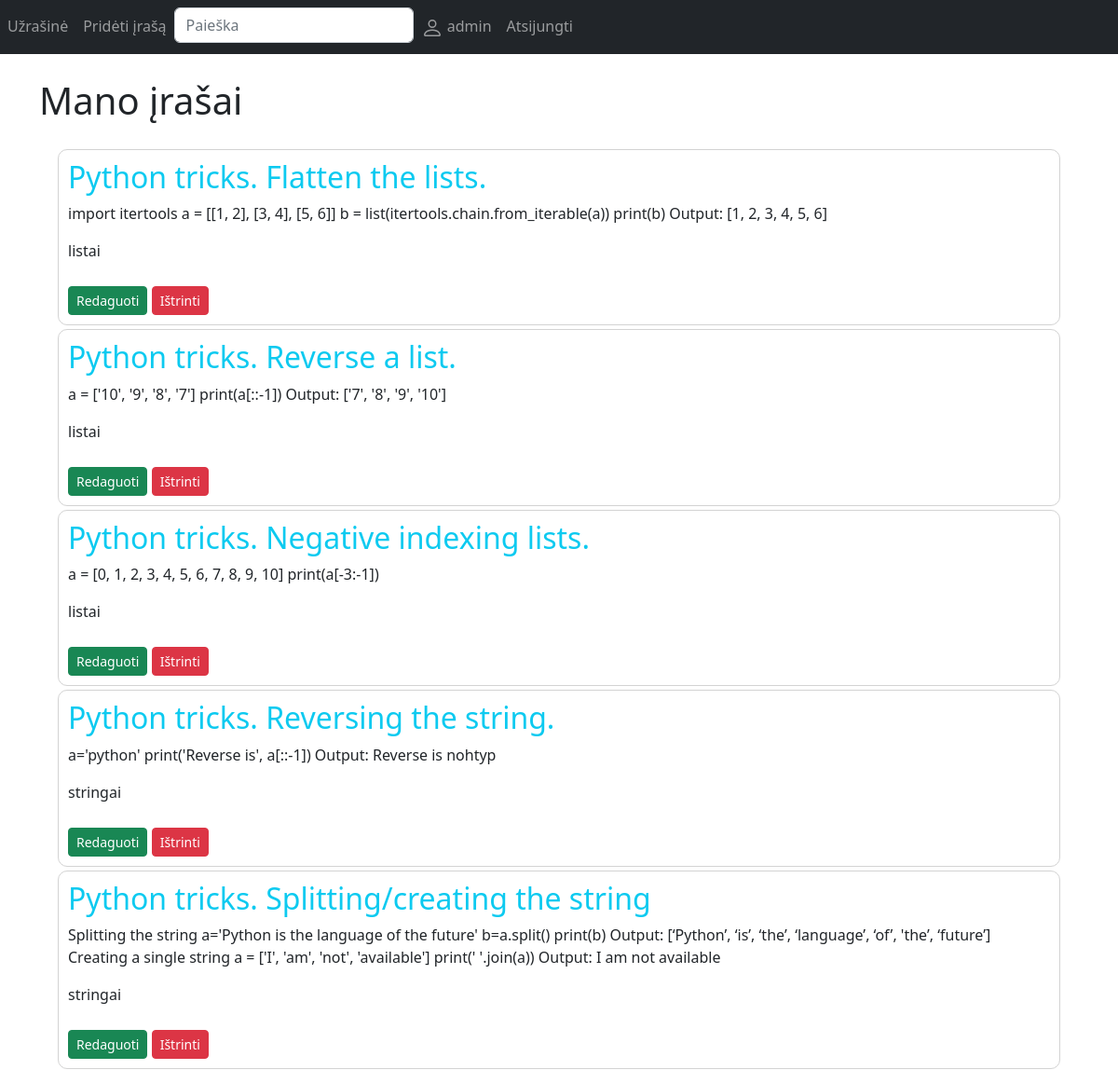
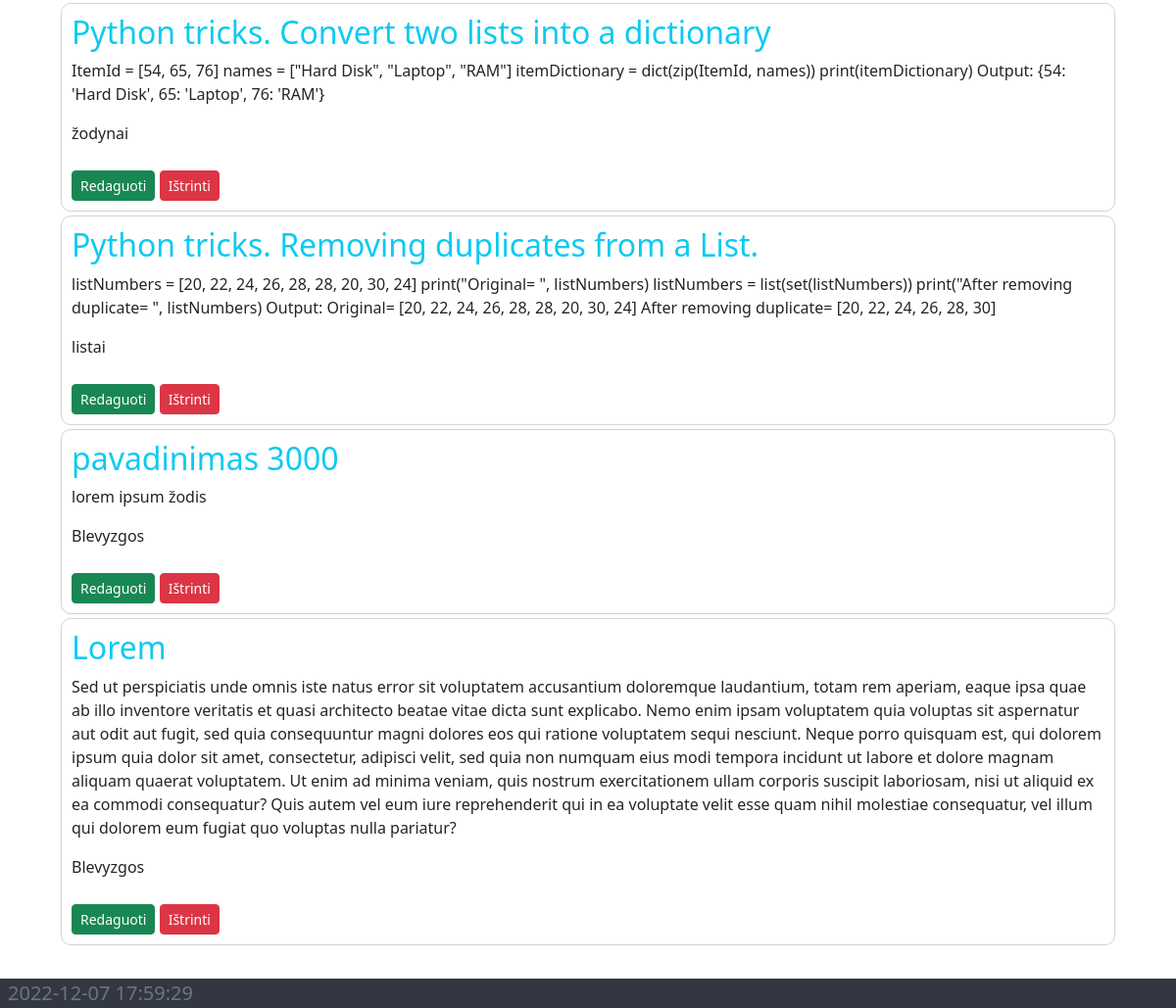
The page /main/ (signed in) on the database its author committed (2 pictures, top to bottom).
### notes/models.py (models this page shows, shortened)
class Irasas(models.Model):
    pavadinimas = models.CharField(max_length=70, null=False)
    tekstas = models.TextField(null=False)
    kategorija = models.CharField(max_length=40, null=False)
    vartotojas = models.ForeignKey(User, on_delete=models.CASCADE)
    sukurta = models.DateTimeField(auto_now_add=True)
    atnaujinta = models.DateTimeField(auto_now=True)
    class Meta:
        verbose_name = 'Įrašas'
        verbose_name_plural = 'Įrašai'

### notes/views.py (the view, shortened to what this page needs)
# urls.py: path('main/', views.main, name='main'),
@login_required
def main(request):
    irasai = Irasas.objects.all()
    form = IrasoKurimoForma()
    context = {
        'irasai': irasai,
        'form': form
    }
    return render(request, 'notes/main.html', context)

### notes/forms.py
class IrasoKurimoForma(forms.ModelForm):
    class Meta:
        model = Irasas
        fields = ['pavadinimas', 'tekstas', 'kategorija']

### notes/templates/notes/main.html (shortened to what this page needs)
{% extends 'base.html' %}
{% load crispy_forms_tags %}
{% block content %}
<div class="container">
    <br>
    <h1>Mano įrašai</h1>
    <div class="notes">
        {% for irasas in irasai %}
        <div class="note">
            <h2 class="text-info fw-light">{{ irasas.pavadinimas }}</h2>
            <p class="fw-light">{{ irasas.tekstas }}</p>
            <p class="fw-light">{{ irasas.kategorija }}</p>
            <div class="options">
                <a href="/update/{{ irasas.id }}/" class="btn btn-success btn-sm">Redaguoti</a>
                <a href="/delete/{{ irasas.id }}/" class="btn btn-danger btn-sm">Ištrinti</a>
            </div>
        </div>
        {% endfor %}
    </div>
</div>
{% endblock %}

### templates/base.html (shortened to what this page needs)
{% load static %}
<!DOCTYPE html>
<html lang="en">
<head>
    <link rel="stylesheet" href="https://cdn.jsdelivr.net/npm/bootstrap@5.2.3/dist/css/bootstrap.min.css">
    <link rel="stylesheet" href="{% static 'css/style.css' %}">
</head>
<body id="bg" style="">
    <header class="fixed-header">
        <nav class="navbar navbar-expand navbar-dark bg-dark">
            <ul class="nav navbar-nav">
                {% if user.is_authenticated %}
                <li class="nav-item active">
                    <a class="nav-link" href="{% url 'main' %}">Užrašinė</span></a>
                </li>
                <li class="nav-item">
                    <a class="nav-link add" href="#">Pridėti įrašą</a>
                </li>
                <li>
                    <form class="d-flex" role="search" action="{% url 'search' %}" method="get">
                        <input class="form-control" name="query" type="search" placeholder="Paieška" aria-label="Search">
                    </form>
                </li>
                <li class="nav-item">
                    <a class="nav-link add" href="{% url 'profile' %}">
                        {{user.get_username}}
                    </a>
                </li>
                <li class="nav-item">
                    <a class="nav-link add" href="{% url 'logout' %}">Atsijungti</a>
                </li>
                {% endif %}
            </ul>
        </nav>
    </header>
    {% block content %}
    {% endblock %}
    <footer class="fixed-footer">
        <div class="lead text-muted py-0 ">
            <span id="time"></span>
        </div>
    </footer>
</body>
</html>

### notes/static/css/style.css (style rules this page uses)
.notes { padding: 20px; }
.note { border-radius: 10px; border: 1px solid lightgray; padding: 10px; margin-bottom: 4px; }
.btn { margin-top: 10px; }
body { padding-top: 60px; padding-bottom: 40px; }
.fixed-header, .fixed-footer { width: 100%; position: fixed; }
.fixed-header { top: 0; }
.fixed-footer { color: white; background: #333741; bottom: 0; }
#time { padding: 8px; }

### rows shown on the page
Irasas: pavadinimas "Python tricks. Flatten the lists.", tekstas "import itertools a = [[1, 2], [3, 4], [5, 6]] b = list(itertools.chain.from_iterable(a)) print(b) Output: [1, 2, 3, 4, 5, 6]", kategorija "listai"
Irasas: pavadinimas "Python tricks. Reverse a list.", tekstas "a = ['10', '9', '8', '7'] print(a[::-1]) Output: ['7', '8', '9', '10']", kategorija "listai"
Irasas: pavadinimas "Python tricks. Negative indexing lists.", tekstas "a = [0, 1, 2, 3, 4, 5, 6, 7, 8, 9, 10] print(a[-3:-1])", kategorija "listai"
Irasas: pavadinimas "Python tricks. Reversing the string.", tekstas "a='python' print('Reverse is', a[::-1]) Output: Reverse is nohtyp", kategorija "stringai"
Irasas: pavadinimas "Python tricks. Splitting/creating the string", tekstas "Splitting the string a='Python is the language of the future' b=a.split() print(b) Output: [‘Python’, ‘is’, ‘the’, ‘language’, ‘of’, 'the’, ‘future’] Creating a single string a = ['I', 'am', 'not', 'available'] print(' '.join(a)) Output: I am not available", kategorija "stringai"
Irasas: pavadinimas "Python tricks. Convert two lists into a dictionary", tekstas "ItemId = [54, 65, 76] names = [\"Hard Disk\", \"Laptop\", \"RAM\"] itemDictionary = dict(zip(ItemId, names)) print(itemDictionary) Output: {54: 'Hard Disk', 65: 'Laptop', 76: 'RAM'}", kategorija "žodynai"
Irasas: pavadinimas "Python tricks. Removing duplicates from a List.", tekstas "listNumbers = [20, 22, 24, 26, 28, 28, 20, 30, 24] print(\"Original= \", listNumbers) listNumbers = list(set(listNumbers)) print(\"After removing duplicate= \", listNumbers) Output: Original= [20, 22, 24, 26, 28, 28, 20, 30, 24] After removing duplicate= [20, 22, 24, 26, 28, 30]", kategorija "listai"
Irasas: pavadinimas "pavadinimas 3000", tekstas "lorem ipsum žodis", kategorija "Blevyzgos"
Irasas: pavadinimas "Lorem", tekstas "Sed ut perspiciatis unde omnis iste natus error sit voluptatem accusantium doloremque laudantium, totam rem aperiam, eaque ipsa quae ab illo inventore veritatis et quasi architecto beatae vitae dicta sunt explicabo. Nemo enim ipsam voluptatem quia voluptas sit aspernatur aut odit aut fugit, sed quia consequuntur magni dolores eos qui ratione voluptatem sequi nesciunt. Neque porro quisquam est, qui dolorem ipsum quia dolor sit amet, consectetur, adipisci velit, sed quia non numquam eius modi tempora incidunt ut labore et dolore magnam aliquam quaerat voluptatem. Ut enim ad minima veniam, quis nostrum exercitationem ullam corporis suscipit laboriosam, nisi ut aliquid ex ea commodi…", kategorija "Blevyzgos"

### other values the page prints
{{ user.get_username }} "admin"
